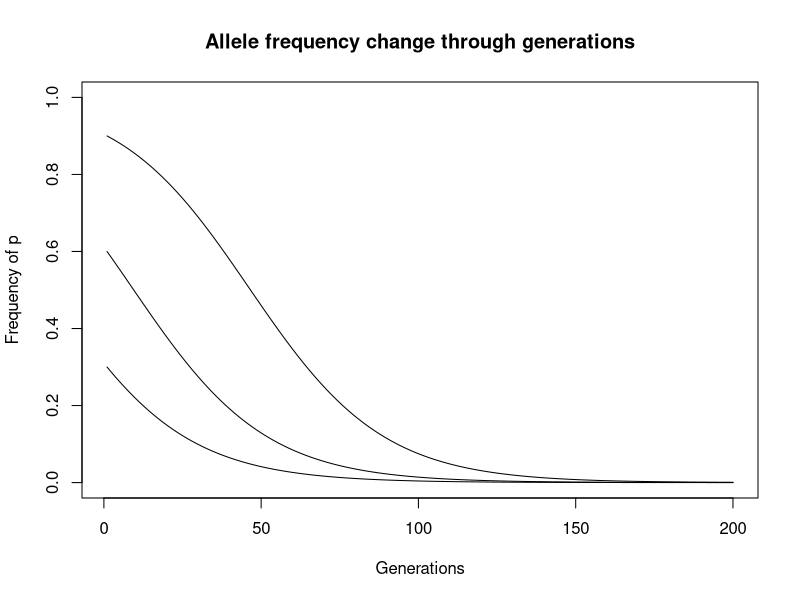
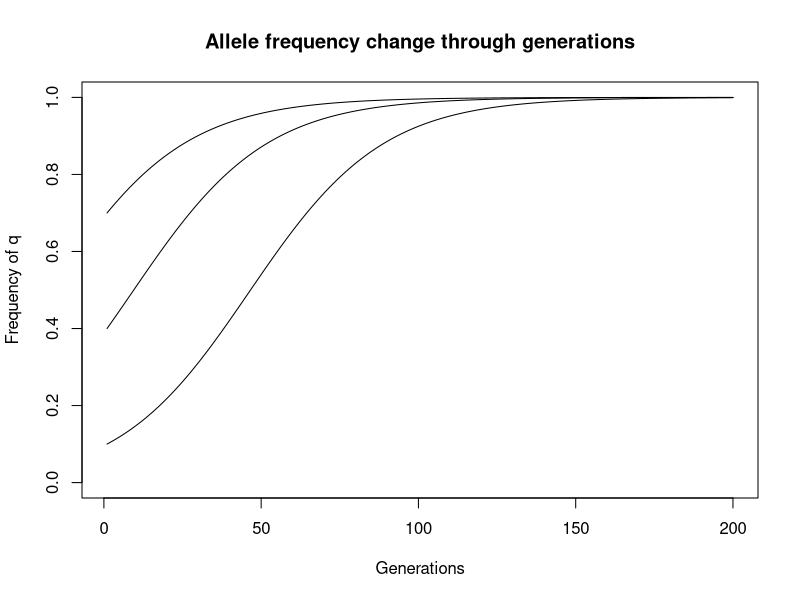
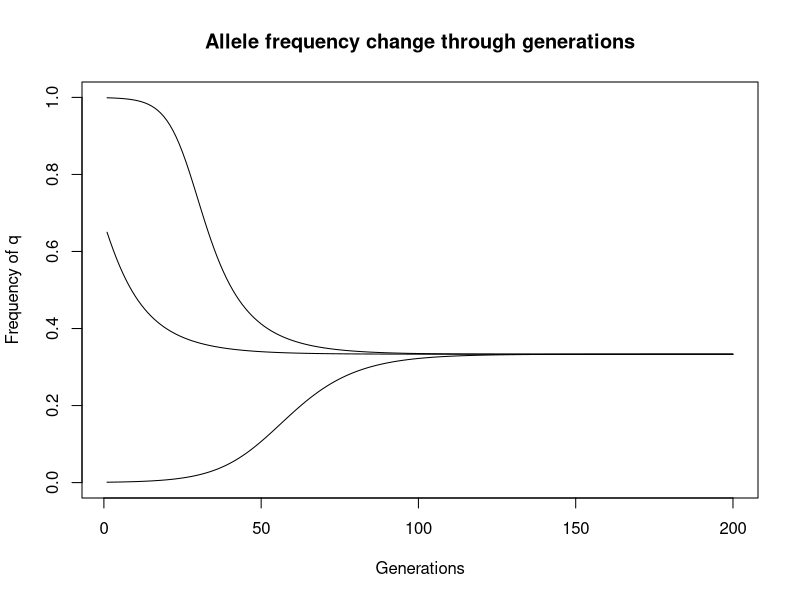
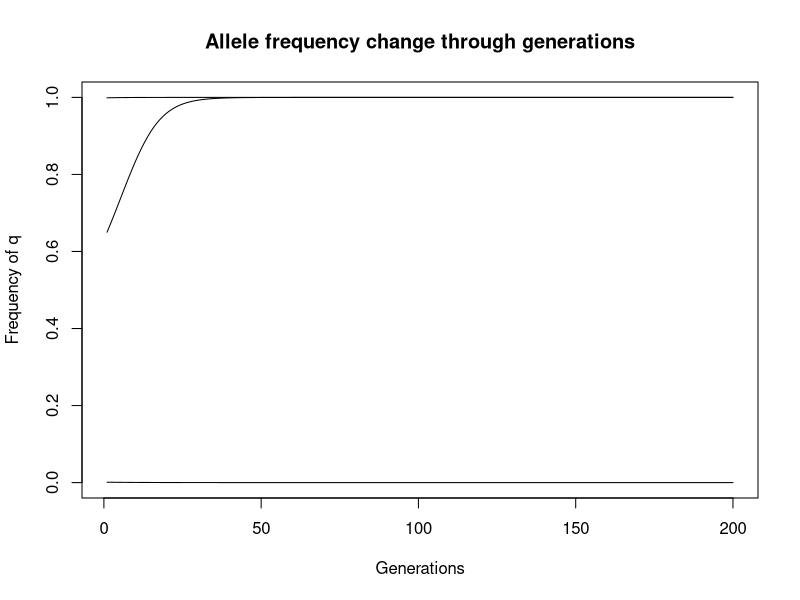
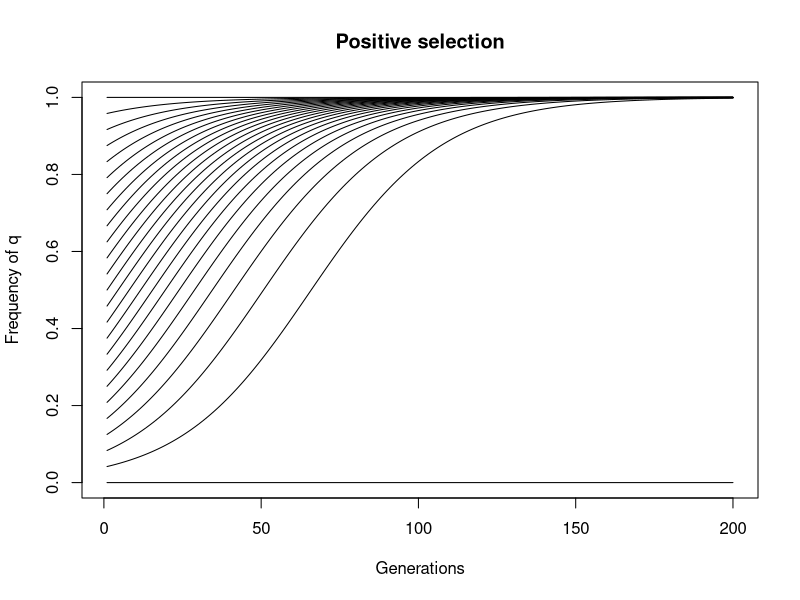
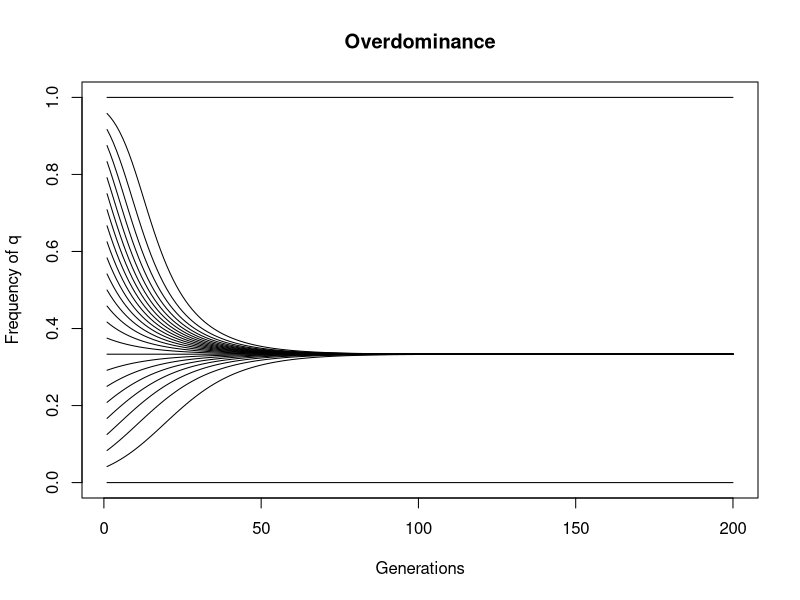
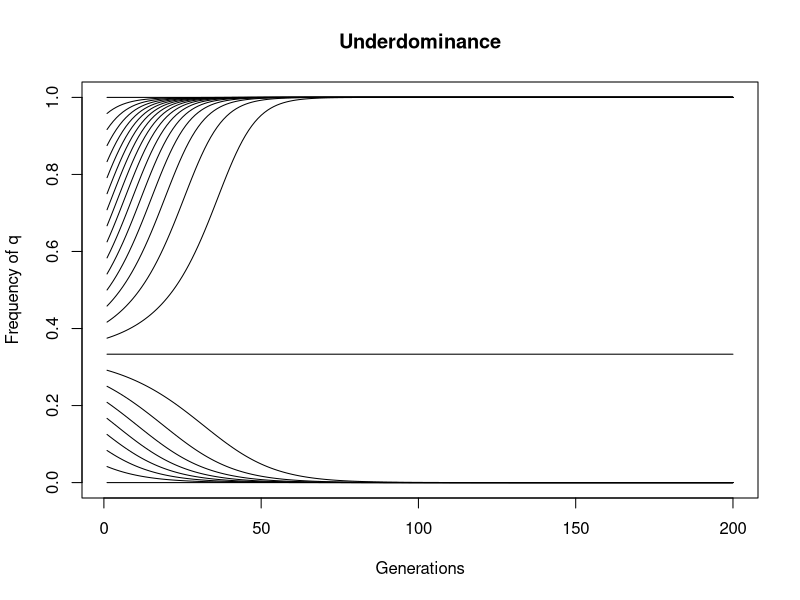

These figures' R source, in order:
# Visualisation de la selection su HW -------------------------------------
# see Futuyma p. 109 
# positive selection favoring the spread of a beneficial mutation
# see also https://www.apsnet.org/edcenter/disimpactmngmnt/topc/PopGenetics/Pages/NaturalSelection.aspx 

# This is a more general solution to what is found in Futuyma 
selection.cal <- function(p = .5, # frequency of p allele 
                          s = 0,  # Selection coefficient for homozygote 1 
                          h = .5, # Selection coefficient for heterozygote 
                          t = 2*.5 # Selection coefficient for homozygote 2 
) {
  q = 1-p
  p2 = p^2
  pq2 = p*q*2
  q2 = q^2
  s = s # percentage of increase in fitness (e.g., survival) for one allele 
  before.sel = c(p2, pq2, q2)
  # This part was added and might be wrong... 
  rel.fit.hr = (1+s)
  rel.fit.ht = (1+h)
  rel.fit.hd = (1+t)
  
  w_bar = 
    p2*rel.fit.hr + 
    pq2*rel.fit.ht + 
    q2*rel.fit.hd
  after.sel = c(p2 *rel.fit.hr/w_bar, 
                pq2*rel.fit.ht/w_bar, 
                q2 *rel.fit.hd/w_bar)
  q_prime = ((q2 *rel.fit.hd)+(p*q*rel.fit.ht))/w_bar
  df.ba = data.frame(Genotype = c("p^2","2pq","1^2"),
                     before.sel,
                     after.sel = round(after.sel, 2))
  return(list(p = p,
              q = q,
              s = s,
              h = h, 
              t = t,
              w_bar = w_bar,
              p_prime = 1-q_prime,
              q_prime = q_prime,
              df.change = df.ba))
}


draw.selection <- function(generations = 200, 
                           p = .5, 
                           s = 0, 
                           h = .05, 
                           t = .1, 
                           add = FALSE, 
                           # dom = "no",
                           title = "Allele frequency change through generations",
                           show.p = TRUE) {
  show.var = ifelse(show.p,"Frequency of p","Frequency of q")
  evo.mat = matrix(NA,
                   ncol = 2,
                   nrow = generations)
  for (gen in 1:generations) {
    sel.out = selection.cal(p = p,
                            s = s, 
                            h = h, 
                            t = t
                            )
    evo.mat[gen,1] <- sel.out$p
    evo.mat[gen,2] <- gen
    p = sel.out$p_prime
  }
  if (show.p) {
    y.val = evo.mat[,1]
  } else {y.val = 1-evo.mat[,1]}
  
  if (!add) {
    plot(y.val~evo.mat[,2], type = "l",
         main = title,
         ylim = c(0,1),
         xlab = "Generations",
         ylab = show.var)    
  } else {
    lines(y.val ~ evo.mat[,2])
  }
  
}
draw.selection(p = 0.3, s = 0, h = .05, t = 0.1, show.p = T)
draw.selection(p = 0.6, s = 0, h = .05, t = 0.1, show.p = T, add = T)
draw.selection(p = 0.9, s = 0, h = .05, t = 0.1, show.p = T, add = T)


draw.selection(p = 0.3, s = 0, h = .05, t = 0.1, show.p = F)
draw.selection(p = 0.6, s = 0, h = .05, t = 0.1, show.p = F, add = T)
draw.selection(p = 0.9, s = 0, h = .05, t = 0.1, show.p = F, add = T)

draw.selection(p = 0.001, s = -.1, h = 0, t = -.2, show.p = F)
draw.selection(p = 0.35, s = -.1, h = 0, t = -.2, show.p = F, add = T)
draw.selection(p = 0.999, s = -.1, h = 0, t = -.2, show.p = F, add = T)

draw.selection(p = 0.001, s = .1, h = 0, t = .2, show.p = F)
draw.selection(p = 0.35, s = .1, h = 0, t = .2, show.p = F, add = T)
draw.selection(p = 0.999, s = .1, h = 0, t = .2, show.p = F, add = T)


# See figure 5.19 in Futuyma

# Positive 
# Evolution "towards" fixation 
for (i in seq(0.,1,length.out = 25)) {
  if (i==0) {
    add = FALSE
  } else {add = TRUE}
  draw.selection(p = i, s = 0, h = 0.05, t = .1, show.p = F, add = add, title = "Positive selection")
}

# Overdominance 
# Stable equilibrium
for (i in seq(0.,1,length.out = 25)) {
  if (i==0) {
    add = FALSE
  } else {add = TRUE}
  draw.selection(p = i, s = -.1, h = 0, t = -.2, show.p = F, add = add, title = "Overdominance")
}

# Underdominance 
# Unstable equilibrium
for (i in seq(0.,1,length.out = 25)) {
  if (i==0) {
    add = FALSE
  } else {add = TRUE}
  draw.selection(p = i, s = .1, h = 0, t = .2, show.p = F, add = add, title = "Underdominance")
}




